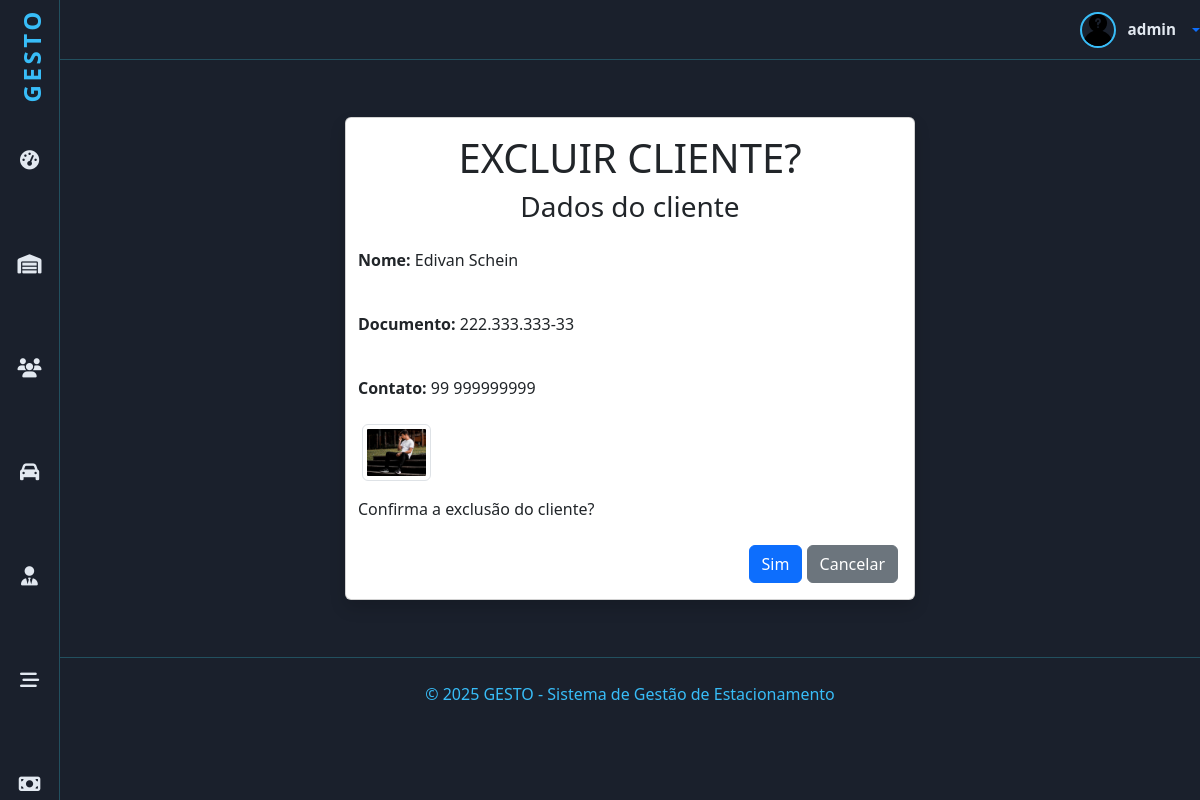
/clientes/cliente/1/apagar/ (signed in), run on the app's committed database.
### clientes/models.py (models this page shows, shortened)
class Pessoa(models.Model):
    nome = models.CharField('Nome', max_length=50, help_text='Nome completo')
    fone = models.CharField('Fone', max_length=12, help_text='Número de telefone (Apenas números)', unique=True)
    email = models.EmailField('E-mail', max_length=100, help_text='E-mail', unique=True)
    endereco = models.CharField('Endereço', max_length=300, help_text='Endereço completo')
    foto = StdImageField('Foto', upload_to='static/pessoas', delete_orphans=True, null=True, blank=True)
    class Meta:
        abstract = True

class ClienteGeral(Pessoa):
    TIPO_CLIENTE_CHOICES = (
        ('PF', 'Pessoa Física'),
        ('PJ', 'Pessoa Jurídica'),
    )
    tipo_cliente = models.CharField('Tipo de Cliente', max_length=2, choices=TIPO_CLIENTE_CHOICES)
    cpf = models.CharField('CPF ', max_length=14, unique=True, null=True, blank=True)
    data_nascimento = models.DateField('Data de Nascimento', null=True, blank=True)
    empresa = models.CharField('Nome da Empresa', max_length=100, null=True, blank=True)
    cnpj = models.CharField('CNPJ (Apenas números)', max_length=18, unique=True, null=True, blank=True)
    class Meta:
        verbose_name = 'Cliente'
        verbose_name_plural = 'Clientes'
        ordering = [Upper('nome'), Upper('empresa')]

### clientes/views.py (the view, shortened to what this page needs)
# urls.py: path('cliente/<int:pk>/apagar/', ClienteDeleteView.as_view(), name='cliente_apagar'),
class ClienteDeleteView(PermissionRequiredMixin, DeleteView):
    permission_required = 'clientes.delete_clientegeral'
    model = ClienteGeral
    template_name = 'cliente_apagar.html'
    success_url = reverse_lazy('clientes')

### clientes/templates/cliente_apagar.html (shortened to what this page needs)
{% extends 'principal.html' %}
{% load django_bootstrap5 %}
{% block content %}
<div id="dados">
    <div class="card shadow m-3 col-md-6 mx-auto">
        <div class="card-body">
            <div class="row">
                <h1 class="text-center">EXCLUIR CLIENTE?</h1>
                <h3 class="text-center">Dados do cliente</h3>
                <p class="p-2 mt-2"><strong>Nome: </strong>{{ object.nome }}</p>
                <p class="p-2 mt-2"><strong>Documento: </strong>{% if object.tipo_cliente == 'PF' %}{{ object.cpf }}{% else %}{{ object.cnpj }}{% endif %}</p>
                <p class="p-2 mt-2"><strong>Contato: </strong>{{ object.fone }}</p>
                {% if object.foto.url is not empty %}
                    <div class="col-2">
                        <img src="{{ object.foto.url }}" class="img-thumbnail" width="100" height="100" alt="/">
                    </div>
                {% endif %}
                <p class="p-2 mt-2">Confirma a exclusão do cliente?</p>
                <form method="POST" enctype="multipart/form-data">
                    <div class="text-end">
                        {% bootstrap_button button_type="submit" content="Sim" %}
                        <a href="{% url 'clientes' %}" class="btn btn-secondary text-white" type="button">
                           <span class="text">Cancelar</span>
                        </a>
                    </div>
                </form>
            </div>
        </div>
    </div>
    </div>
{% endblock %}

### home/templates/principal.html (shortened to what this page needs)
<!doctype html>
{% load static %}
{% load django_bootstrap5 %}
<html lang="pt-br">
<head>
    {% block head %}
    {% include "head.html" %}
    {% endblock %}
</head>
<body>
<header id="header-top" role="banner" aria-label="Cabeçalho superior">
    <div class="dropdown">
        <a href="#" class="user-profile text-decoration-none dropdown-toggle" data-bs-toggle="dropdown"
           aria-expanded="false">
            {% if user.is_authenticated %}
                {% if user.funcionario.foto %}
                    <img src="{{ user.funcionario.foto.url }}" alt="Avatar do utilizador"/>
                {% else %}
                    <img src="{% static 'img/desconhecido.png' %}" alt="Avatar do utilizador"/>
                {% endif %}
                <span>{{ user.username }}</span>
            {% else %}
                <i class="fas fa-sign-in-alt me-2"></i>
                <span>Acesso</span>
            {% endif %}
        </a>
    </div>
</header>
{% if request.user.is_authenticated %}
    <nav id="sidebar" aria-label="Menu principal">
        <div class="logo" aria-label="Logo GESTO">
            <a href="{% url 'index' %}"
               class="nav-link {% if request.resolver_match.url_name == 'index' %}active{% endif %}">GESTO</a>
        </div>
        <div data-bs-spy="scroll"  data-bs-offset="0" data-bs-smooth-scroll="true" class="scrollspy" tabindex="0">
      <ul class="nav flex-column" role="menu" aria-label="Navegação principal">
            <li class="nav-item" role="none">
                <a href="{% url 'index' %}"
                   class="nav-link {% if request.resolver_match.url_name == 'index' %}active{% endif %}">
                    <i class="fa-solid fa-gauge-high" aria-hidden="true"></i>
                </a>
            </li>
            <li class="nav-item" role="none">
                <a href="{% url 'estadias' %}"
                   class="nav-link {% if request.resolver_match.url_name == 'estadias' %}active{% endif %}">
                    <i class="fa-solid fa-warehouse" aria-hidden="true"></i>
                </a>
            </li>
            <li class="nav-item" role="none">
                <a href="{% url 'clientes' %}"
                   class="nav-link {% if request.resolver_match.url_name == 'clientes' %}active{% endif %}">
                    <i class="fas fa-users"></i>
                </a>
            </li>
            <li class="nav-item" role="none">
                <a href="{% url 'veiculos' %}"
                   class="nav-link {% if request.resolver_match.url_name == 'veiculos' %}active{% endif %}">
                    <i class="fas fa-car" aria-hidden="true"></i>
                </a>
            </li>
           <li class="nav-item" role="none">
                <a href="{% url 'funcionarios' %}"
                   class="nav-link {% if request.resolver_match.url_name == 'funcionarios' %}active{% endif %}">
                    <i class="fas fa-user-tie" aria-hidden="true"></i>
                </a>
            </li>
            <li class="nav-item" role="none">
                <a href="{% url 'vagas' %}"
                   class="nav-link {% if request.resolver_match.url_name == 'vagas' %}active{% endif %}">
                    <i class="fas fa-stream" aria-hidden="true"></i>
                </a>
            </li>
            <li class="nav-item" role="none">
                <a href="{% url 'valores' %}"
                   class="nav-link {% if request.resolver_match.url_name == 'valores' %}active{% endif %}">
                    <i class="fa-solid fa-money-bill" aria-hidden="true"></i>
                </a>
            </li>
        </ul>
    </div>
    </nav>
{% endif %}
{% block content %}{% endblock %}
{% block footer %}
{% include "footer.html" %}
{% endblock %}
</body>
</html>

### home/templates/head.html (style rules this page uses)
:root { --bg-primary: #1a202c; --bg-card: #2d3748; --text-primary: #e2e8f0; --highlight: #38bdf8; --border-subtle: rgba(56, 223, 248, 0.25); --table-row-alt: #374151; }
.scrollspy { position: relative; height: 100vh; margin-top: .5rem; overflow: auto; -ms-overflow-style: none; scrollbar-width: none; }
body { background-color: var(--bg-primary); color: var(--text-primary); font-family: "Segoe UI", Tahoma, Geneva, Verdana, sans-serif; min-height: 100vh; overflow-x: hidden; margin-left: 5%; }
#dados { margin-top: 5%; margin-bottom: 5%; }
#sidebar { background-color: var(--bg-primary); min-height: 100vh; width: 5%; position: fixed; top: 0; left: 0; padding-top: 0.5rem; display: flex; flex-direction: column; align-items: center; border-right: 1px solid var(--border-subtle); z-index: 1030; transition: 0.7s ease-out; margin-bottom: 10%; }
#sidebar .logo { font-weight: 700; font-size: 1.5rem; color: var(--highlight); margin-bottom: 2rem; user-select: none; writing-mode: vertical-rl; transform: rotate(180deg); letter-spacing: 0.15em; text-align: center; width: 32px; }
#sidebar ul.nav { list-style: none; padding: 0; margin: 0; width: 100%; margin-bottom: 10%; padding-bottom: 30%; }
#sidebar ul.nav li { width: 100%; margin-bottom: 1.5rem; text-align: center; }
#sidebar ul.nav li a { color: var(--text-primary); font-size: 1.2rem; display: block; width: 100%; padding: 0.2rem 0; transition: color 0.3s; position: relative; }
#header-top { height: 60px; border-bottom: 1px solid var(--border-subtle); display: flex; align-items: center; justify-content: flex-end; gap: 1.5rem; margin-bottom: 2rem; color: var(--text-primary); }
#header-top .user-profile { display: flex; align-items: center; gap: 0.75rem; cursor: pointer; user-select: none; }
#header-top .user-profile img { width: 36px; height: 36px; border-radius: 50%; border: 2px solid var(--highlight); object-fit: cover; }
#header-top .user-profile span { font-weight: 600; font-size: 0.95rem; color: var(--text-primary); white-space: nowrap; }

### data on the page
ClienteGeral: nome "Edivan Schein", cpf "222.333.333-33", fone "99 999999999", foto (picture)

### other printed values
{{ user.username }} "admin"
